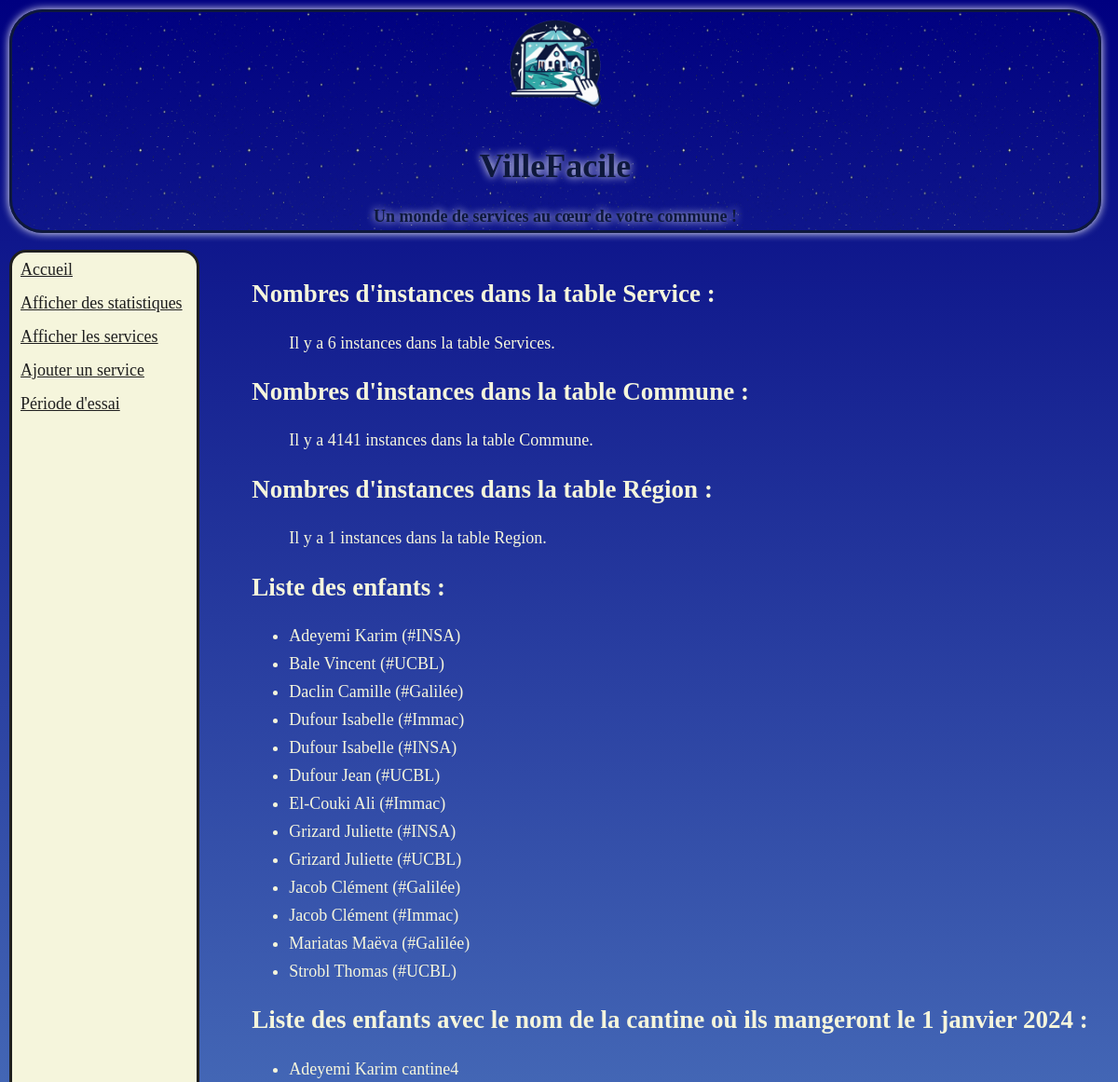
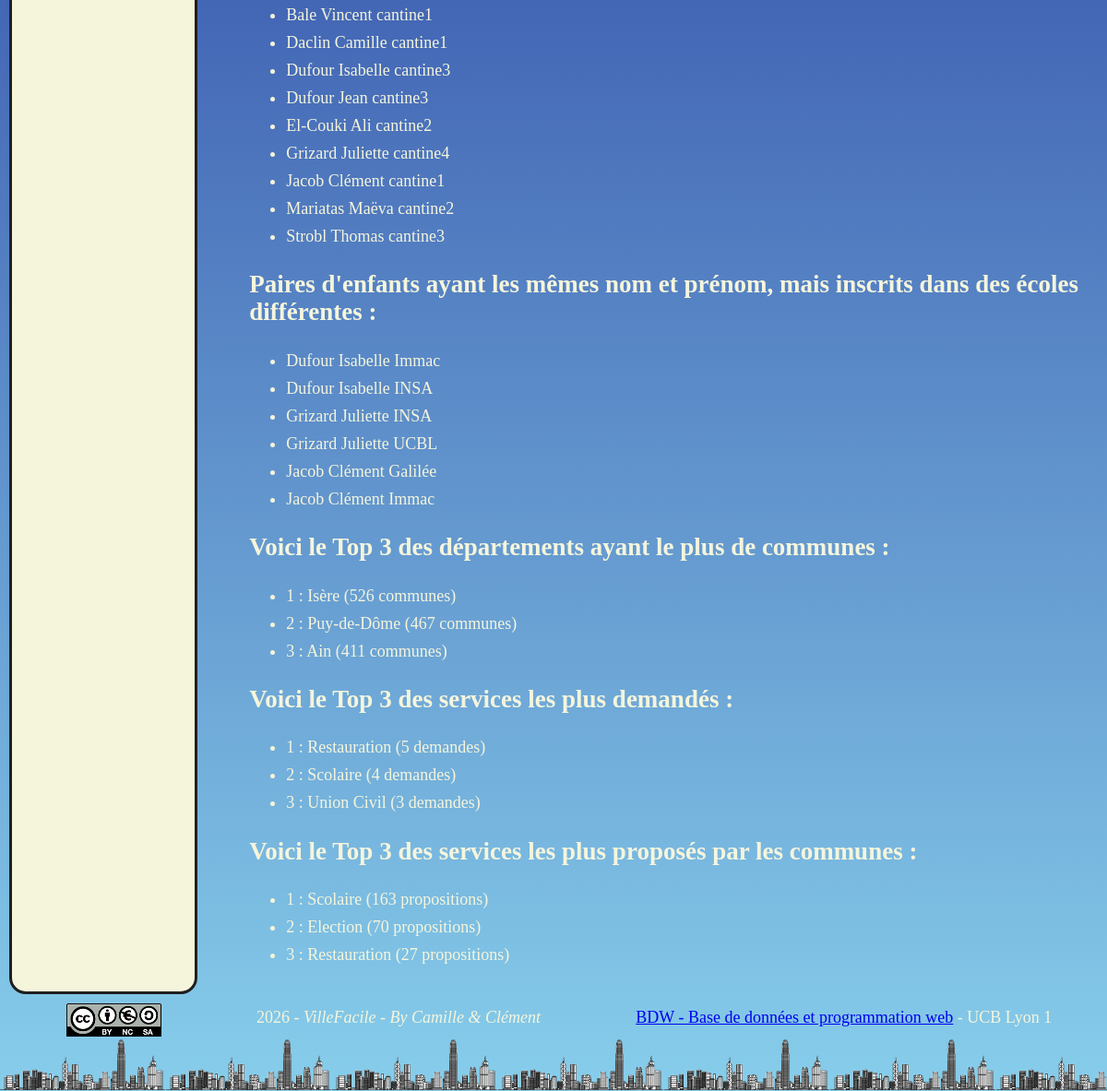
Page /index.php?page=afficher on the committed database (2 pictures, top to bottom).
### tables this page shows
CREATE TABLE `inscrit` (
  `nomE` varchar(255) NOT NULL,
  `prenomE` varchar(255) NOT NULL,
  `nomEcole` varchar(255) NOT NULL
);

CREATE TABLE `Service` (
  `libelle` varchar(255) NOT NULL,
  `descriptionS` varchar(255) DEFAULT NULL,
  `ouverture` varchar(255) DEFAULT NULL,
  `legislation` varchar(255) DEFAULT NULL
);

### inc/includes.php (called while the page is built)
<?php
$nomSite = "VilleFacile";
$baseline = "Un monde de services au cœur de votre commune !";
$styleCSS = "css/style.css";
?>

### modele/modele.php (called while the page is built, shortened)
<?php
function getInstances($connexion, $nomTable) {
	$requete = "SELECT * FROM $nomTable";
	$res = mysqli_query($connexion, $requete);
	$instances = mysqli_fetch_all($res, MYSQLI_ASSOC);
	return $instances;
}
function NbInstances($connexion, $nomTable){
	$compteurNbInstances=0;
	$InstancesTable = getInstances($connexion, $nomTable);
	foreach($InstancesTable as $inst){
		$compteurNbInstances=$compteurNbInstances+1;
	}
	return $compteurNbInstances;
}
?>

### controleurs/controleurAfficher.php (called while the page is built, shortened)
 <?php
$InstancesEnfant = getInstances($connexion, "inscrit");
$requeteEnCa = "SELECT T.nomE,T.prenomE,T.nomCa FROM (SELECT * FROM Enfant e NATURAL JOIN mange m) as T";
$resEnCa = mysqli_query($connexion, $requeteEnCa);
$tableEnfantCantine = mysqli_fetch_all($resEnCa, MYSQLI_ASSOC);
$requetePaEn = "SELECT  i1.nomE, i1.prenomE, i1.nomEcole FROM inscrit i1 INNER JOIN inscrit i2 ON i1.nomE = i2.nomE AND i1.prenomE = i2.prenomE WHERE i1.nomEcole <> i2.nomEcole ORDER BY i1.nomE, i1.prenomE";
$resPaEn = mysqli_query($connexion, $requetePaEn);
$tablePaireEnfant = mysqli_fetch_all($resPaEn, MYSQLI_ASSOC);
$requeteDeCo = "SELECT nomD, NombreDeCommunes FROM Departement d INNER JOIN (SELECT SUBSTRING(code_postal, 1, LENGTH(code_postal) - 3) AS dep, COUNT(*) AS NombreDeCommunes FROM Commune GROUP BY dep ORDER BY NombreDeCommunes DESC) as T WHERE d.code_InseeD=T.dep LIMIT 3;";
$resDeCo = mysqli_query($connexion, $requeteDeCo);
$tableTOP3Departements = mysqli_fetch_all($resDeCo, MYSQLI_ASSOC);
$requeteSeDe = "SELECT s.libelle, COUNT(d.libelle) as nombre_demande FROM Demande d RIGHT JOIN Service s on d.libelle=s.libelle GROUP BY d.libelle ORDER BY nombre_demande DESC LIMIT 3;";
$resSeDe = mysqli_query($connexion, $requeteSeDe);
$tableTOP3ServiceDemande = mysqli_fetch_all($resSeDe, MYSQLI_ASSOC);
$requeteSePo = "SELECT p1.libelle, COUNT(p1.libelle) as nombre_service FROM propose p1 NATURAL JOIN propose p2 GROUP BY p1.libelle ORDER BY nombre_service DESC LIMIT 3;";
$resSePo = mysqli_query($connexion, $requeteSePo);
$tableTOP3ServicePropose = mysqli_fetch_all($resSePo, MYSQLI_ASSOC);
?>

### vues/vueAfficher.php (the view)
<h2>Nombres d'instances dans la table Service :</h2>
<ul>
<?php
	$compteServ=NbInstances($connexion,"Service");
	echo "Il y a $compteServ instances dans la table Services.";
?>
</ul>
<h2>Nombres d'instances dans la table Commune :</h2>
<ul>
<?php
	$compteCom=NbInstances($connexion,"Commune");
	echo "Il y a $compteCom instances dans la table Commune.";
?>
</ul>
<h2>Nombres d'instances dans la table Région :</h2>
<ul>
<?php
	$compteReg=NbInstances($connexion,"Region");
	echo "Il y a $compteReg instances dans la table Region.";
?>
</ul>
<h2>Liste des enfants :</h2>
<ul>
<?php foreach($InstancesEnfant as $enfant) { ?>
	<li><?= $enfant['nomE'] ?> <?= $enfant['prenomE'] ?> (#<?= $enfant['nomEcole'] ?>)</li>
<?php } ?>
</ul>
<h2>Liste des enfants avec le nom de la cantine où ils mangeront le 1 janvier 2024 :</h2>
<ul>
	<?php foreach($tableEnfantCantine as $tableEnCA) { ?>
		<li><?= $tableEnCA['nomE'] ?> <?= $tableEnCA['prenomE'] ?> <?= $tableEnCA['nomCa'] ?></li>
	<?php } ?>
</ul>
<h2>Paires d'enfants ayant les mêmes nom et prénom, mais inscrits dans des écoles différentes :</h2>
<ul>
	<?php foreach($tablePaireEnfant as $tablePaEn) { ?>
		<li><?= $tablePaEn['nomE'] ?> <?= $tablePaEn['prenomE'] ?> <?= $tablePaEn['nomEcole'] ?></li>
	<?php } ?>
</ul>
<h2>Voici le Top 3 des départements ayant le plus de communes :</h2>
<ul>
<?php
	$compteur=0;
?>
	<?php foreach($tableTOP3Departements as $tableDeCo) { ?>
		 <?php $compteur=$compteur+1 ?>
		 <li><?php echo "$compteur : ";?><?= $tableDeCo['nomD']?> (<?= $tableDeCo['NombreDeCommunes']?> communes)</li>
	<?php } ?>
</ul>
<h2>Voici le Top 3 des services les plus demandés :</h2>
<ul>
<?php
	$compteur=0;
?>
	<?php foreach($tableTOP3ServiceDemande as $tableSeDe) { ?>
		 <?php $compteur=$compteur+1 ?>
		 <li><?php echo "$compteur : ";?><?= $tableSeDe['libelle']?> (<?= $tableSeDe['nombre_demande']?> demandes)</li>
	<?php } ?>
</ul>
<h2>Voici le Top 3 des services les plus proposés par les communes :</h2>
<ul>
<?php
	$compteur=0;
?>
	<?php foreach($tableTOP3ServicePropose as $tableSePo) { ?>
		 <?php $compteur=$compteur+1 ?>
		 <li><?php echo "$compteur : ";?><?= $tableSePo['libelle']?> (<?= $tableSePo['nombre_service']?> propositions)</li>
	<?php } ?>
</ul>

### index.php (shortened to what this page needs)
<?php
require('inc/routes.php');
require('inc/includes.php');
require_once('modele/modele.php');
?>
<!DOCTYPE html>
<html>
<head>
    <link href="<?= $styleCSS ?>" rel="stylesheet" media="all" type="text/css">
</head>
<body>
    <?php include($pathHeader); ?>
    <div id="divCentral">
		<?php include($pathMenu); ?>
		<main>
		<?php
		$controleur = $controleurAccueil;
		$vue = $vueAccueil;
		if(isset($_GET['page'])) {
			$nomPage = $_GET['page'];
			if(isset($routes[$nomPage])) {
				$controleur = $routes[$nomPage]['controleur'];
				$vue = $routes[$nomPage]['vue'];
			}
		}
		include('controleurs/' . $controleur . '.php');
		include('vues/' . $vue . '.php');
		?>
		</main>
	</div>
    <?php include($pathFooter); ?>
</body>
</html>

### static/header.php
<header>
	<div>
		<a href="index.php">
			<img src="img/logoSite.png" width="10%" height="10%" class="rotate-image">
		</a>
	</div style="clear: left;">
	<h1><?= $nomSite ?></h1>
	<strong><?= $baseline ?></strong>
</header>

### static/menu.php
<nav>
	<a href="index.php">Accueil</a></br>
	<a href="index.php?page=afficher">Afficher des statistiques</a></br>
	<a href="index.php?page=service">Afficher les services</a></br>
	<a href="index.php?page=ajouter">Ajouter un service</a></br>
	<a href="index.php?page=Essai">Période d'essai</a></br>
</nav>

### static/footer.php
<footer>
	<a href="https://creativecommons.org/licenses/" target="_blank"><img src="img/by-nc-sa-eu.png" alt="Licence CC BY-NC-SA"/></a>
	<span><?php print date("Y"); ?> - <em><?= $nomSite ?> - By Camille & Clément</em></span>
	<span><a href="https://perso.liris.cnrs.fr/fabien.duchateau/bdw" target="_blank" alt="Page BDW1">BDW - Base de données et programmation web</a> - UCB Lyon 1</span>
	<div class="imageBasDePage"></div>
</footer>

### css/style.css (style rules this page uses)
html { color : #F5F5DC; }
body, p, main { padding : 10px; font-size : 18px; font-family : calibri; line-height : 30px; margin-left : 0; margin-bottom:0; margin-top:0; }
body { min-height: 100vh; overflow-x: hidden; display: flex; flex-direction: column; background: linear-gradient(to bottom, #000080, #87CEEB); }
main { flex : 10; padding-left: 20px; overflow-y: auto; }
#divCentral { display: flex; justify-content: space-between; align-items: stretch; position : relative ; box-sizing: border-box; height: 80%; }
.rotate-image { transition : transform 0.3s ease; }
header { text-align: center; left : auto; position : relative; margin-top: 0; margin-bottom : 1em; height:100%; background-image: url(etoile.png); background-size : 10% auto; border :solid; color : #0e183c; text-shadow : 0 0 10px white; border-color :#0e183c; box-shadow : 0 0 10px white; border-radius : 2em; }
nav { flex: 2; padding-left: 0.5em; background-color : #f5f5dc; padding-right: 0.5em; margin-left: 0; margin-right: 2em; line-height: 2em; position : static; border-radius: 1em; border :solid; border-color :#1f1f1f; }
nav a { color:#1f1f1f; text-decoration: underline; text-align: center; }
footer { position: relative; bottom: 0; width: 100%; margin-bottom : 50px; display: flex; justify-content: space-around; border-radius: 1em; color: #f5f5dc; padding: 10px; margin-bottom:30px; }
.imageBasDePage { position: fixed; bottom: 0px; left: 0; width: 100%; height: 100px; background-image: url(imageVille.png); background-repeat: repeat-x; background-size: auto 180px; z-index: 1; pointer-events: none; animation : moveBackground 50s linear infinite; }

### rows in the picture
inscrit: nomE "Adeyemi", prenomE "Karim", nomEcole "INSA"
inscrit: nomE "Bale", prenomE "Vincent", nomEcole "UCBL"
inscrit: nomE "Daclin", prenomE "Camille", nomEcole "Galilée"
inscrit: nomE "Dufour", prenomE "Isabelle", nomEcole "Immac"
inscrit: nomE "Dufour", prenomE "Isabelle", nomEcole "INSA"
inscrit: nomE "Dufour", prenomE "Jean", nomEcole "UCBL"
inscrit: nomE "El-Couki", prenomE "Ali", nomEcole "Immac"
inscrit: nomE "Grizard", prenomE "Juliette", nomEcole "INSA"
inscrit: nomE "Grizard", prenomE "Juliette", nomEcole "UCBL"
inscrit: nomE "Jacob", prenomE "Clément", nomEcole "Galilée"
inscrit: nomE "Jacob", prenomE "Clément", nomEcole "Immac"
inscrit: nomE "Mariatas", prenomE "Maëva", nomEcole "Galilée"
inscrit: nomE "Strobl", prenomE "Thomas", nomEcole "UCBL"
service: libelle "Restauration", nombre_demande "5"
service: libelle "Scolaire", nombre_demande "4"
service: libelle "Union Civil", nombre_demande "3"

### other values in the picture
$nomSite "VilleFacile"
$baseline "Un monde de services au cœur de votre commune !"
$compteServ "6"
$compteCom "4141"
$compteReg "1"
$tableEnCA['nomE'] "Adeyemi"
$tableEnCA['prenomE'] "Karim"
$tableEnCA['nomCa'] "cantine4"
$tableEnCA['nomE'] "Bale"
$tableEnCA['prenomE'] "Vincent"
$tableEnCA['nomCa'] "cantine1"
$tableEnCA['nomE'] "Daclin"
$tableEnCA['prenomE'] "Camille"
$tableEnCA['nomE'] "Dufour"
$tableEnCA['prenomE'] "Isabelle"
